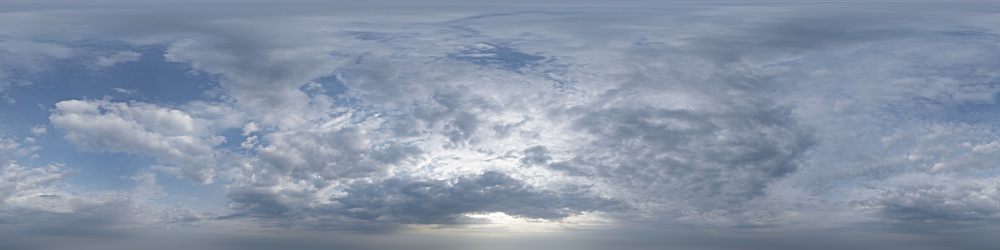
#> input picture assets/sky.jpg, 1000 x 250 px, shrunk from 8192 x 2048 before the run
$ python encode_sky.py ../assets/sky.jpg
#> lines starting #> are read from the running program, lines starting #| are printed output that depends on the picture; after the words box and inside, x2 and y2 are one past the last pixel; in counts of white or black regions, pixels touching at a corner belong together
#!/usr/bin/env python3
"""
Encodes a sky HDRI into assets/sky.jpg.

Source used for the project: "HdrSkyOvercast001" from ambientCG (CC0), 8K EXR:
https://ambientcg.com/view?id=HdrSkyOvercast001

Steps:
  1. Keep the upper hemisphere of the equirectangular image (the sea covers the rest).
  2. Fill the few black rows just above the horizon with the last valid sky rows.
  3. Blur the band from the horizon to ~13 degrees horizontally only: removes vertical sunbeams that
     would otherwise hang in mid-air above the open sea, while keeping the brightness under the cloud gap.
  4. Tone-encode so 8 bits can carry HDR:  enc = (x / (1 + x)) ^ (1 / 2.2).  The shader inverts it.
  5. Sharpen (fine detail plus mid-scale "clarity") everywhere above the smoothed band.

    pip install -r tools/requirements.txt
    python3 tools/encode_sky.py path/to/HdrSkyOvercast001_HDR_8K.exr
"""
import os
import pathlib
import sys

os.environ.setdefault('OPENCV_IO_ENABLE_OPENEXR', '1')
import cv2  # noqa: E402  (must come after the environment variable)
import numpy as np  # noqa: E402

OUT = pathlib.Path(__file__).resolve().parent.parent / 'assets' / 'sky.jpg'


def main(src):
#> called with src = '../assets/sky.jpg'
    hdr = cv2.imread(src, cv2.IMREAD_UNCHANGED)
#> hdr is the input picture: shape (250, 1000, 3); mean B, G, R 167.8, 147.9, 134.9
    if hdr is None:
        sys.exit(f'could not read {src} (OpenCV needs OpenEXR support)')
    hdr = hdr[:, :, :3].astype(np.float32)
    h = hdr.shape[0]
#> h = 250

    # 1-2. Upper hemisphere, horizon gap filled
    top = hdr[:h // 2].copy()
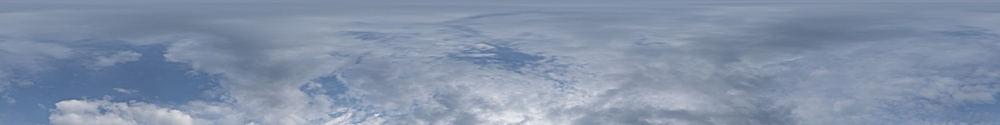
#> top: shape (125, 1000, 3) float32; mean B, G, R 168.6, 145.2, 130.3
    row_median = np.median(top.mean(axis=2), axis=1)
#> row_median = 125 values, max 162 at index 121, min 140.7 at index 36, mean 148.5
    last_valid = int(np.where(row_median > 1e-4)[0].max())
#> last_valid = 124
    top[last_valid - 2:] = top[last_valid - 6:last_valid - 2].mean(axis=0)
#> top: shape (125, 1000, 3) float32; 2.39% of pixels changed, all inside (x1, y1, x2, y2) = (0, 122, 1000, 125)
    rows = top.shape[0]
#> rows = 125

    # 3. Horizontal-only blur (with wraparound) blended in toward the horizon
    pad = 800
    padded = np.pad(top, ((0, 0), (pad, pad), (0, 0)), mode='wrap')
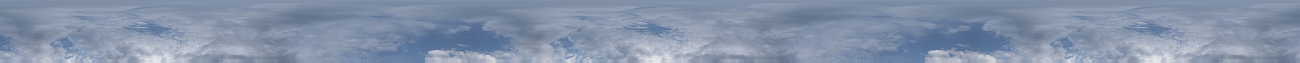
#> padded: shape (125, 2600, 3) float32 (shown at 1/2 size); mean B, G, R 169.4, 146.5, 131.9
    blurred = cv2.GaussianBlur(padded, (0, 0), sigmaX=140, sigmaY=0.1)[:, pad:-pad]
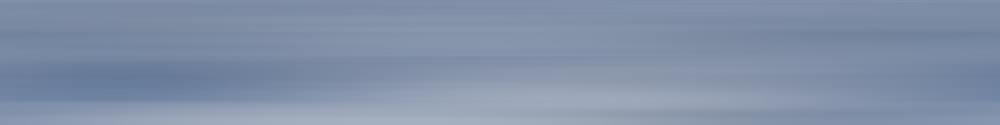
#> blurred: shape (125, 1000, 3) float32; mean B, G, R 168.5, 145.2, 130.2
    elevation = (rows - (np.arange(rows) + 0.5)) / rows * 90
    t = np.clip((elevation - 3) / 10, 0, 1)
    band = (1 - t * t * (3 - 2 * t))[:, None, None]
#> band = 125 values from 0 to 1
    sky = top * (1 - band) + blurred * band
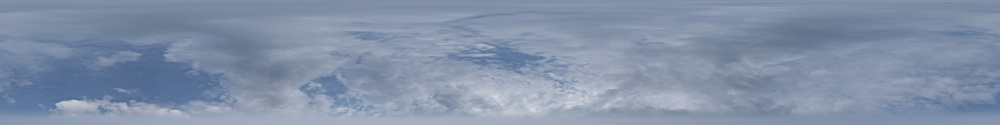
#> sky: shape (125, 1000, 3) float64; mean B, G, R 168.5, 145.2, 130.2

    # 4. Tone encode
    enc = ((sky / (1 + sky)) ** (1 / 2.2)).astype(np.float32)

    # 5. Sharpen outside the smoothed band
    keep = 1 - band
    fine = cv2.GaussianBlur(enc, (0, 0), 2.2)
    mid = cv2.GaussianBlur(enc, (0, 0), 16)
    enc = np.clip(enc + keep * (1.1 * (enc - fine) + 0.55 * (enc - mid)), 0, 1)

    cv2.imwrite(str(OUT), (enc * 255 + 0.5).astype(np.uint8), [cv2.IMWRITE_JPEG_QUALITY, 92])
    print(f'wrote {OUT} ({enc.shape[1]}x{enc.shape[0]})')
#| wrote assets/sky.jpg (1000x125)


if __name__ == '__main__':
    if len(sys.argv) != 2:
        sys.exit(__doc__)
    main(sys.argv[1])

$ run again, with assets/ocean-noise.png saved as assets/sky.jpg
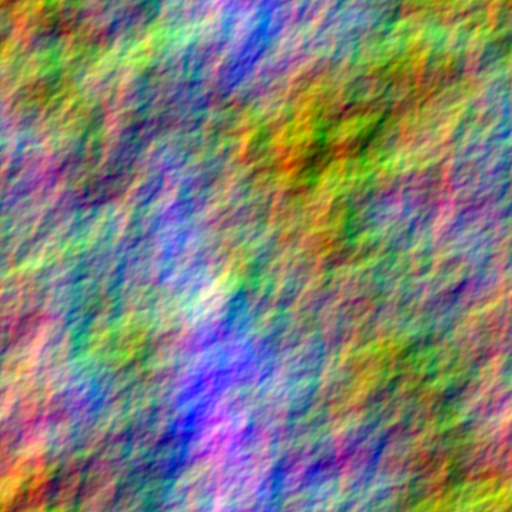
#> input picture assets/ocean-noise.png, 512 x 512 px
#> in main, hdr is the input picture: shape (512, 512, 3); mean B, G, R 116.2, 127.5, 127.5
#> row_median = 256 values, max 136.5 at index 230, min 107.7 at index 100, mean 120.7
#> last_valid = 255
#> in main, `top[last_valid - 2:] = top[last_valid - 6:last_valid - 2].mean(axis=0)`:
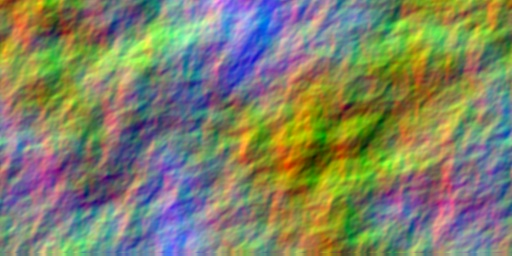
#> top: shape (256, 512, 3) float32; mean B, G, R 102.8, 130.1, 127.5
#> in main, `cv2.imwrite(str(OUT), (enc * 255 + 0.5).astype(np.uint8), [cv2.IMWRITE..`:
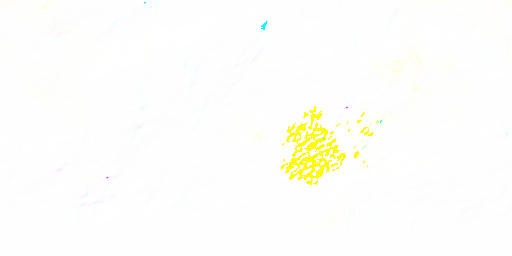
#> saved as sky.jpg: shape (256, 512, 3); mean B, G, R 250.4, 253.9, 253.9
#| wrote assets/sky.jpg (512x256)
